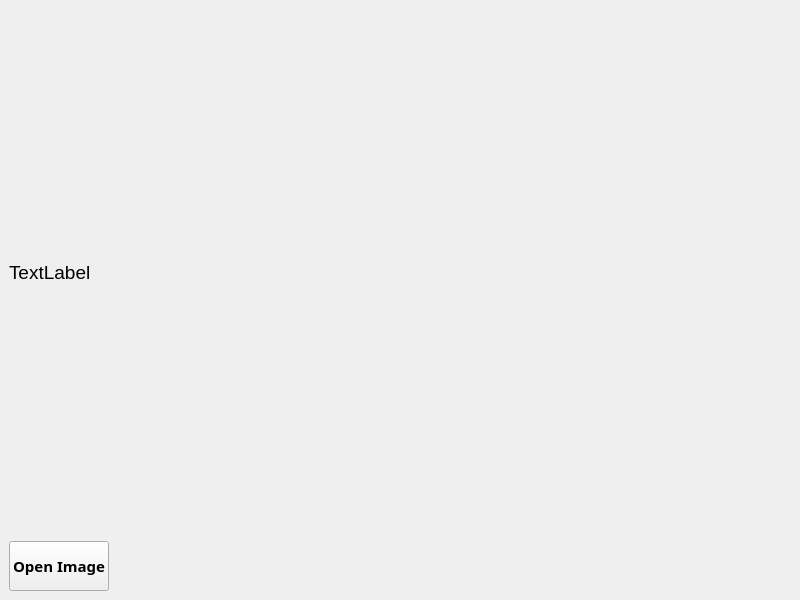
<?xml version="1.0" encoding="UTF-8"?>
<ui version="4.0">
 <class>MainWindow</class>
 <widget class="QMainWindow" name="MainWindow">
  <property name="geometry">
   <rect>
    <x>0</x>
    <y>0</y>
    <width>800</width>
    <height>600</height>
   </rect>
  </property>
  <property name="maximumSize">
   <size>
    <width>1280</width>
    <height>720</height>
   </size>
  </property>
  <property name="windowTitle">
   <string>My_PyQt_App</string>
  </property>
  <property name="autoFillBackground">
   <bool>true</bool>
  </property>
  <widget class="QWidget" name="centralwidget">
   <layout class="QVBoxLayout" name="verticalLayout">
    <item>
     <widget class="QLabel" name="label">
      <property name="maximumSize">
       <size>
        <width>1200</width>
        <height>800</height>
       </size>
      </property>
      <property name="font">
       <font>
        <pointsize>14</pointsize>
       </font>
      </property>
      <property name="text">
       <string>TextLabel</string>
      </property>
     </widget>
    </item>
    <item>
     <widget class="QPushButton" name="pushButton">
      <property name="maximumSize">
       <size>
        <width>100</width>
        <height>50</height>
       </size>
      </property>
      <property name="font">
       <font>
        <family>Mongolian Baiti</family>
        <pointsize>11</pointsize>
        <weight>75</weight>
        <bold>true</bold>
       </font>
      </property>
      <property name="autoFillBackground">
       <bool>true</bool>
      </property>
      <property name="text">
       <string>Open Image</string>
      </property>
      <property name="iconSize">
       <size>
        <width>250</width>
        <height>70</height>
       </size>
      </property>
     </widget>
    </item>
   </layout>
  </widget>
 </widget>
 <resources/>
 <connections/>
</ui>
